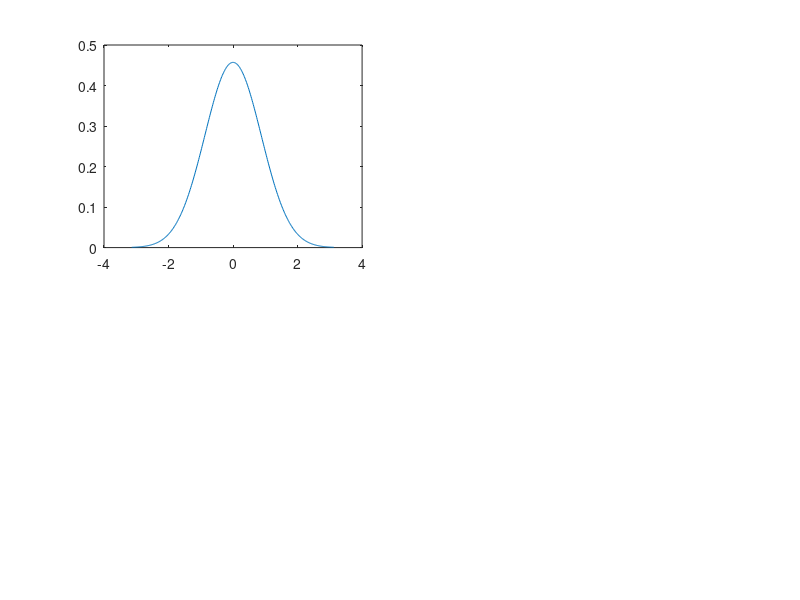

Write MATLAB code to recreate this figure. (Note: this script raises an error after producing the figure.)
function apple_tuning_simulation


%Init
clc
noiselevel = 0.05;
xmin  = [-pi 0.0000 -10.0 -1.00];
x0    = [0 1.0000 10.0 +0.00];                
xmax  = [pi 1000.000 500.0 +1.00];
angles = linspace(-pi,pi,361);
angles = angles(1:end-1);
optimParams = optimset('MaxIter',Inf,'Display', 'off');








%Create Curve
for i=50:100
  mu = 180;
  sigma = i;

  gcurve = normpdf(angles,0,sigma/180*pi);
  gcurve = circshift(gcurve,[0 mu-180]);

  subplot(2,2,1);
  plot(angles,gcurve)
  hold on;


%Fit Curve
fitparam = lsqnonlin(@apple_gaussian,x0,xmin,xmax,optimParams,gcurve,angles); 
fitcurve = exp(fitparam(2).*(cos(angles-fitparam(1)))) ./ (2.*pi.*besseli(0,fitparam(2)));
  
subplot(2,2,2);
  plot(angles,fitcurve)
  hold on;

  
  
%plot(angles,fitcurve,'r');
  list(i,1) = sigma;
  list(i,2) = 1./fitparam(2);
end
figure;
scatter(list(:,1),list(:,2),'filled');
% % 
% % % 
% % % 
% % % %Create Curve
% % % mu = 180;
% % % sigma = 100;
% % % 
% % % 
% % % gcurve = normpdf(angles,0,sigma/180*pi);
% % gcurve = circshift(gcurve,[0 mu-180]);
% % gcurve = gcurve + min(gcurve);
% % gcurve = gcurve ./ max(gcurve);
% % plot(angles,gcurve)
% % 
% % 
% % %Fit Curve
% % fitparam = lsqnonlin(@apple_gaussian,x0,xmin,xmax,optimParams,gcurve,angles); 
% % fitparam
% % 
% % %Recreate Curve
% % fitcurve = ((exp(fitparam(2).*(cos(angles-fitparam(1))))).*fitparam(3)) + fitparam(4);
% % hold on;
% % plot(angles,fitcurve,'r');
% % 
% 
% 
% % %Run Simulation
% % fullcurve = [];
% % nloops = 10;
% % for j=1:nloops
% %   disp(j);
% %   noiselevel = j/nloops;
% %   c = j/nloops;
% %   for i=1:100
% % 
% %     %Create Random Curve
% %     param(1) = 0;
% %     param(2) = 2;
% %     param(3) = 1;
% %     param(4) = 0;
% %     fitcurve = ((exp(param(2).*(cos(angles-param(1))))).*param(3)) + param(4);
% % 
% %     %Add Noise
% %     noise = normrnd(0,noiselevel,size(fitcurve));
% %     fitcurve = fitcurve + noise;
% % 
% %     %Fit
% %     fitparam(i,:) = lsqnonlin(@apple_gaussian,x0,xmin,xmax,optimParams,fitcurve,angles); 
% % 
% % 
% %     %Recreate at center
% %     fullcurve = [fullcurve ; (exp(fitparam(i,2).*(cos(linspace(-pi,pi,360)))))];
% % 
% %   end
% %   fullcurve = squeeze(mean(fullcurve,1));
% %   mval(j,:) = mean(fitparam);
% %   plot(fullcurve,'Color',[c 1-c 0.5]);
% %   hold on;
% % end
% % 
% % 
% % figure;
% % plot(mval)
% % 
% % mval
% 
% 
% 
% 
% 
% 
% 
% 
% 
% 
% 
% 
% 
% 
% 



%--------------------------------------------------------------------------
function residual = apple_gaussian(params,curve,angles)


%Parameters
mu = params(1);
k = params(2);
amplitude = params(3);
offset = params(4);


%Create Curve
fitcurve = (exp(k.*(cos(angles-mu)))) ./ (2*pi*besseli(0,k));
fitcurve = fitcurve;

%Fit
residual = curve - fitcurve;
